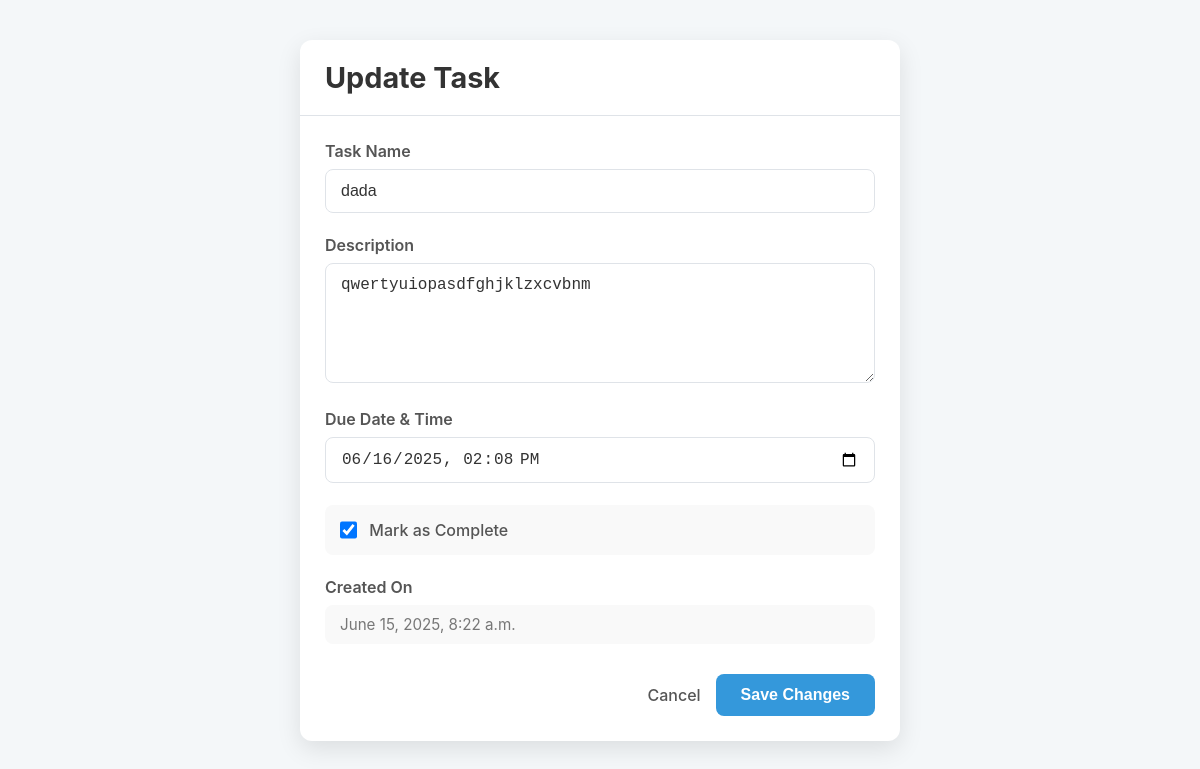
The app's page /crud_opp/update/2/ with its own data.
### crud_opp/models.py (models this page shows, shortened)
class Task(models.Model):
    name = models.CharField(max_length=50)
    description = models.TextField()
    created_date = models.DateTimeField(default = timezone.now)
    complete_status = models.BooleanField(default= False)
    due_date = models.DateTimeField()

### crud_opp/views.py (the view)
# urls.py: path('update/<int:pk>/', views.update, name='update'),
def update(request, pk):
    task = get_object_or_404(Task, pk = pk)
    form = TaskForm(request.POST or None, instance= task)
    if form.is_valid():
        form.save()
        return redirect('read')
    return render(request, 'update.html', {'form':form})

### crud_opp/froms.py
class TaskForm(forms.ModelForm):
    class Meta:
        model = Task
        fields = ['name', 'description', 'complete_status', 'due_date']
        widgets = {
            'created_date': forms.DateTimeInput(attrs={
               'type': 'datetime-local'
            }),
            'due_date': forms.DateTimeInput(attrs={
                'type': 'datetime-local'
            }),
        }

### crud_opp/templates/update.html (shortened to what this page needs)
<!DOCTYPE html>
<html lang="en">
<head>
</head>
<body>
    <div class="form-container">
        <header class="form-header">
            <h1>Update Task</h1>
        </header>
        <form method="post">
            <div class="form-group">
                <label for="id_name" class="form-label">Task Name</label>
                <input type="text" name="name" id="id_name" class="form-control" value="{{ form.name.value|default:'' }}" required maxlength="50">
            </div>
            <div class="form-group">
                <label for="id_description" class="form-label">Description</label>
                <textarea name="description" id="id_description" class="form-control">{{ form.description.value|default:'' }}</textarea>
            </div>
            <div class="form-group">
                <label for="id_due_date" class="form-label">Due Date & Time</label>
                <input type="datetime-local" name="due_date" id="id_due_date"
                    class="form-control"
                    value="{% if form.instance.due_date %}{{ form.instance.due_date|date:'Y-m-d\\TH:i' }}{% endif %}" required>
            </div>
            <div class="form-group checkbox-group">
                <input type="checkbox" name="complete_status" id="id_complete_status" {% if form.instance.complete_status %}checked{% endif %}>
                <label for="id_complete_status" class="form-label">Mark as Complete</label>
            </div>
            <div class="info-group">
                <label class="form-label">Created On</label>
                <div class="info-text">{{ form.instance.created_date|date:"F j, Y, P" }}</div>
            </div>
            <div class="button-group">
                <a href="{% url 'read' %}" class="link-secondary">Cancel</a>
                <button type="submit" class="btn btn-primary">Save Changes</button>
            </div>
        </form>
    </div>
</body>
</html>

### crud_opp/templates/update.html (style rules this page uses)
:root { --primary-color: #3498db; --primary-color-dark: #2980b9; --background-color: #f4f7f9; --card-background: #ffffff; --text-color: #333; --text-secondary: #555; --border-color: #dfe3e8; --shadow-color: rgba(0, 0, 0, 0.1); --focus-glow-color: rgba(52, 152, 219, 0.25); }
*, *::before, *::after { box-sizing: border-box; margin: 0; padding: 0; }
body { font-family: -apple-system, BlinkMacSystemFont, "Segoe UI", Roboto, Helvetica, Arial, sans-serif; background-color: var(--background-color); color: var(--text-color); display: flex; justify-content: center; align-items: flex-start; min-height: 100vh; padding: 40px 20px; }
.form-container { background-color: var(--card-background); border-radius: 12px; box-shadow: 0 8px 25px var(--shadow-color); max-width: 600px; width: 100%; overflow: hidden; }
.form-header { padding: 20px 25px; border-bottom: 1px solid var(--border-color); }
.form-header h1 { font-size: 1.8rem; color: var(--text-color); margin: 0; }
form { padding: 25px; }
.form-group, .info-group { margin-bottom: 22px; }
.form-label { display: block; font-weight: 600; color: var(--text-secondary); margin-bottom: 8px; }
.form-control { width: 100%; padding: 12px 15px; border: 1px solid var(--border-color); border-radius: 8px; font-size: 1rem; color: var(--text-color); transition: border-color 0.2s, box-shadow 0.2s; }
textarea.form-control { resize: vertical; min-height: 120px; }
.checkbox-group { display: flex; align-items: center; gap: 12px; background-color: #f9f9f9; padding: 15px; border-radius: 8px; }
.checkbox-group input[type="checkbox"] { width: 1.3em; height: 1.3em; cursor: pointer; }
.checkbox-group .form-label { margin: 0; font-weight: 500; }
.info-group .info-text { font-size: 0.95rem; color: #777; background-color: #f9f9f9; padding: 10px 15px; border-radius: 8px; }
.button-group { display: flex; justify-content: flex-end; align-items: center; gap: 15px; margin-top: 30px; }
.btn { border: none; border-radius: 8px; padding: 12px 25px; font-size: 1rem; font-weight: 600; cursor: pointer; text-decoration: none; transition: all 0.2s ease-in-out; }
.btn-primary { background-color: var(--primary-color); color: white; }
.link-secondary { color: var(--text-secondary); text-decoration: none; font-weight: 500; }

### records on screen
Task: name "dada", description "qwertyuiopasdfghjklzxcvbnm", due_date "06/16/2025 14:08", complete_status "☑", instance.created_date "June 15, 2025, 8:22 a.m."
